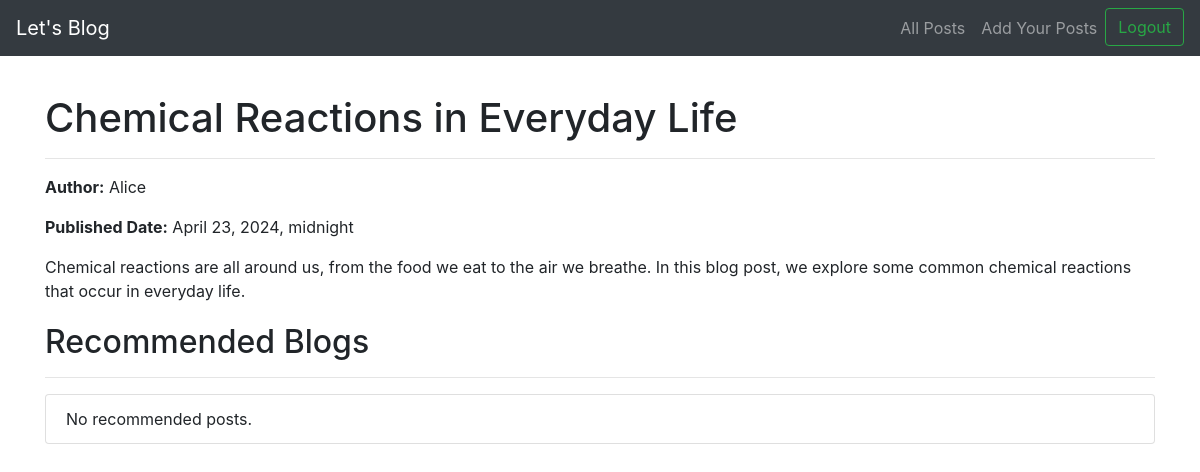
Screenshot of /view-post/41/ with the database file from the repository.
### blog/models.py (models this page shows, shortened)
class Post(models.Model):
    title = models.CharField(max_length=200)
    author = models.CharField(max_length=100)
    content = models.TextField()
    published_date = models.DateTimeField(auto_now_add=True)

### blog/views.py (the view)
# urls.py: path('view-post/<int:post_id>/', view_post, name='view_post'),
def view_post(request, post_id):
    viewed_post = get_object_or_404(Post, pk=post_id)
    all_posts_except_viewed = Post.objects.exclude(pk=post_id)
    post_contents = [post.content for post in all_posts_except_viewed]
    post_contents.append(viewed_post.content)
    tfidf_vectorizer = TfidfVectorizer(stop_words='english')
    tfidf_matrix = tfidf_vectorizer.fit_transform(post_contents)
    viewed_post_index = len(all_posts_except_viewed)  # Index of the viewed post
    cosine_similarities = linear_kernel(tfidf_matrix[viewed_post_index], tfidf_matrix).flatten()
    related_posts_indices = cosine_similarities.argsort()[::-1][1:]
    recommended_posts = [all_posts_except_viewed[int(index)] for index in related_posts_indices[:5]]
    return render(request, 'blog/view_post.html', {'post': viewed_post, 'recommended_posts': recommended_posts})

### blog/templates/blog/view_post.html (shortened to what this page needs)
<!DOCTYPE html>
<html lang="en">
<head>
    <link rel="stylesheet" href="https://stackpath.bootstrapcdn.com/bootstrap/4.5.2/css/bootstrap.min.css">
</head>
<body>
    <nav class="navbar navbar-expand-lg navbar-dark bg-dark fixed-top">
        <a class="navbar-brand" href="#">Let's Blog</a>
        <div class="collapse navbar-collapse" id="navbarNav">
            <ul class="navbar-nav ml-auto">
                <li class="nav-item">
                    <a class="nav-link" href="{% url 'all_posts' %}">All Posts</a>
                </li>
                <li class="nav-item">
                    <a class="nav-link" href="{% url 'add_post' %}">Add Your Posts</a>
                </li>
                <li class="nav-item">
                    <form class="form-inline my-2 my-lg-0" method="post" action="{% url 'logout' %}">
                        <button class="btn btn-outline-success my-2 my-sm-0" type="submit">Logout</button>
                    </form>
                </li>
            </ul>
        </div>
    </nav>
    <div class="container mt-4">
        <h1>{{ post.title }}</h1>
        <hr>
        <p><strong>Author:</strong> {{ post.author }}</p>
        <p><strong>Published Date:</strong> {{ post.published_date }}</p>
        <p>{{ post.content }}</p>
        <div class="recommended-posts">
            <h2>Recommended Blogs</h2>
            <hr>
            <ul class="list-group">
                {% for recommended_post in recommended_posts %}
                    <li class="list-group-item">
                        <a href="{% url 'view_post' recommended_post.id %}">
                            {{ recommended_post.title }}
                        </a>
                    </li>
                {% empty %}
                    <li class="list-group-item">No recommended posts.</li>
                {% endfor %}
            </ul>
        </div>
    </div>
</body>
</html>

### blog/templates/blog/view_post.html (style rules this page uses)
body { padding-top: 70px; }
.recommended-posts { margin-top: 20px; }

### rows the page displays
Post: title "Chemical Reactions in Everyday Life", author "Alice", published_date "April 23, 2024, midnight", content "Chemical reactions are all around us, from the food we eat to the air we breathe. In this blog post, we explore some common chemical reactions that occur in everyday life."
